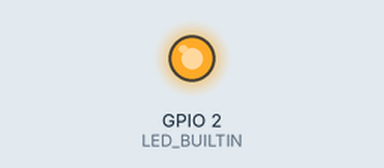
Simulated run of this program. Board: ESP8266 (NodeMCU). On the bench: output pins drawn as LEDs (lit = HIGH, except the on-board LED, lit = LOW). Dashed ring = blinking. What the program prints to the serial monitor is not drawn.

Above: at 0.2 s.
At 2.37 s:
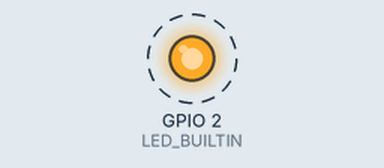
Timing chart, 0 to 3.0 s (numbered marks = the images above):
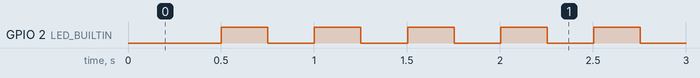

Measured:
- by itself, GPIO 2 (LED_BUILTIN): alternates HIGH for 0.25 s and LOW for 0.25 s

The program:

main.cpp
```cpp
#include <Arduino.h>

#include "ESPHotspot.h"
#define SSID "ESP8266 2W 1"
#define PASSWORD "12345678"


#define ValueCount 2
#define CHANNEL 5

float network_buffer[ValueCount];
Robo::ESPHotspot hotspot{5000};

void setup() {
    memset(network_buffer, 0, sizeof(float) * ValueCount);
    hotspot.start(SSID, PASSWORD, CHANNEL);
    Serial.begin(115200);
}

void sendBuffer() {
    uint8_t header[2] = {0xAA, 0x55}; // Start marker

    Serial.write(header, 2);
    Serial.write((uint8_t *) &network_buffer[0], 4);
    Serial.write((uint8_t *) &network_buffer[1], 4);
}

void loop() {
    hotspot.update();


    if (hotspot.connected()) {
        if (hotspot.tryReadExact(network_buffer, ValueCount))
            sendBuffer();
    } else {
        memset(network_buffer, 0.f, sizeof(float) * ValueCount);
        sendBuffer();
    }
}
```

ESPHotspot.h
```cpp
#pragma once

#include <ESP8266WiFi.h>

namespace Robo {

    enum class HotspotState : uint8_t {
        WAITING,
        CONNECTED
    };

    class ESPHotspot {
    public:
        explicit ESPHotspot(unsigned int port);

        void start(const char *ssid, const char *password, int channel = 1);
        void update();

        [[nodiscard]] bool connected() const;

        // Reads exactly `count` floats (Big-Endian from Java) into buffer.
        // Returns true only if all bytes were available and read successfully.
        bool tryReadExact(float *buffer, int count);

    private:
        WiFiServer  m_server;
        WiFiClient  m_client;
        HotspotState m_state;
        uint32_t    m_lastLedToggle;

        void updateLED();
        void handleDisconnect();
    };

} // namespace Robo
```

ESPHotspot.cpp
```cpp
#include "../include/ESPHotspot.h"
#include <Arduino.h>

// ── Big-Endian float (Java wire format) → host float ──────────────────────────
static inline float readFloatBE(WiFiClient &client) {
    uint8_t b[4];
    client.readBytes(b, 4);

    // Reverse bytes: Java BE [0,1,2,3] → ESP LE [3,2,1,0]
    uint32_t raw = ((uint32_t)b[0] << 24)
                 | ((uint32_t)b[1] << 16)
                 | ((uint32_t)b[2] <<  8)
                 | ((uint32_t)b[3]);

    float f;
    memcpy(&f, &raw, sizeof(f));   // strict-aliasing safe
    return f;
}

namespace Robo {

// ── Constructor ───────────────────────────────────────────────────────────────
ESPHotspot::ESPHotspot(unsigned int port)
    : m_server(port),
      m_state(HotspotState::WAITING),
      m_lastLedToggle(0)
{
    pinMode(LED_BUILTIN, OUTPUT);
    digitalWrite(LED_BUILTIN, HIGH); // LED off (active-low on most ESP boards)
}

// ── start ─────────────────────────────────────────────────────────────────────
void ESPHotspot::start(const char *ssid, const char *password, int channel) {
    // Disable station mode to avoid scan/reconnect watchdog triggers
    WiFi.mode(WIFI_AP);
    WiFi.setSleepMode(WIFI_NONE_SLEEP);   // prevents modem-sleep resets
    WiFi.setOutputPower(17.0f);           // 17 dBm – stable, not max thermal stress

    // max_connection = 1 keeps memory usage minimal
    WiFi.softAP(ssid, password, channel, /*hidden=*/0, /*max_conn=*/1);

    m_server.begin();
    m_server.setNoDelay(true);            // reduces latency, avoids Nagle stalls

}

// ── update (call every loop iteration) ───────────────────────────────────────
void ESPHotspot::update() {
    // Feed the software watchdog – critical if update() is called from a
    // tight loop that doesn't reach delay() or yield() on its own.
    yield();

    switch (m_state) {

        case HotspotState::WAITING: {
            WiFiClient candidate = m_server.accept();
            if (candidate) {
                // Reject if somehow a stale client is still lingering
                if (m_client) {
                    m_client.stop();
                }
                m_client = candidate;
                m_client.setNoDelay(true);
                m_state = HotspotState::CONNECTED;
            }
            break;
        }

        case HotspotState::CONNECTED: {
            if (!m_client || !m_client.connected()) {
                handleDisconnect();
            }
            break;
        }
    }

    updateLED();
}

// ── handleDisconnect ──────────────────────────────────────────────────────────
void ESPHotspot::handleDisconnect() {
    m_client.stop();
    m_state = HotspotState::WAITING;
}

// ── updateLED (non-blocking blink, instance-safe) ────────────────────────────
void ESPHotspot::updateLED() {
    const uint32_t interval = (m_state == HotspotState::WAITING) ? 250u : 1000u;
    const uint32_t now = millis();

    if (now - m_lastLedToggle >= interval) {
        digitalWrite(LED_BUILTIN, !digitalRead(LED_BUILTIN));
        m_lastLedToggle = now;
    }
}

// ── connected ─────────────────────────────────────────────────────────────────
bool ESPHotspot::connected() const {
    return m_state == HotspotState::CONNECTED;
}

// ── tryReadExact ──────────────────────────────────────────────────────────────
bool ESPHotspot::tryReadExact(float *buffer, int count) {
    if (!m_client || !m_client.connected()) {
        return false;
    }

    // Bug fix: compare bytes available against bytes needed (count * 4),
    // not against the number of floats.
    const int bytesNeeded = count * static_cast<int>(sizeof(float));
    if (m_client.available() < bytesNeeded) {
        return false;
    }

    for (int i = 0; i < count; ++i) {
        buffer[i] = readFloatBE(m_client);
    }
    return true;
}

} // namespace Robo
```
